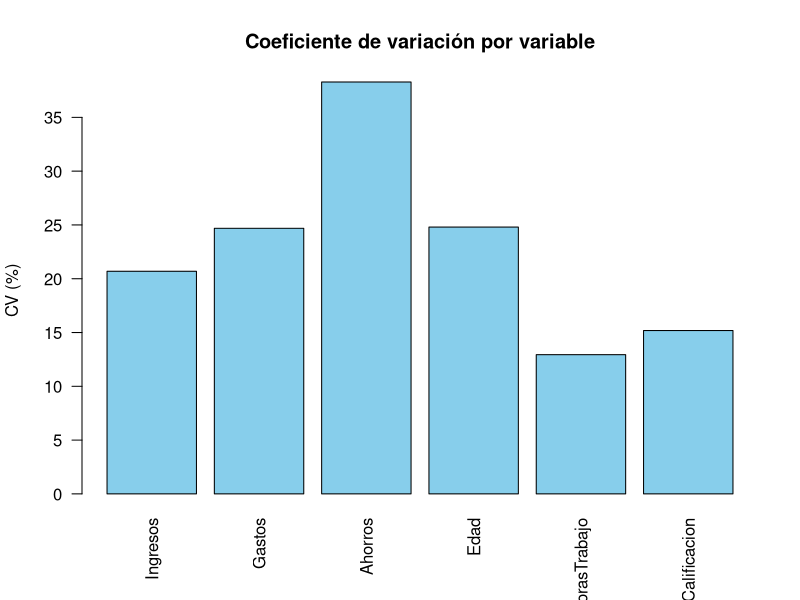

The R source for this figure:
set.seed(42)
n <- 100

datos <- data.frame(
  Ingresos     = rnorm(n, mean = 2500, sd = 500),
  Gastos       = rnorm(n, mean = 1500, sd = 400),
  Ahorros      = rnorm(n, mean = 800,  sd = 300),
  Edad         = rnorm(n, mean = 35,   sd = 10),
  HorasTrabajo = rnorm(n, mean = 40,   sd = 5),
  Calificacion = rnorm(n, mean = 14,   sd = 2)
)


cv <- function(x) {
  sd(x) / mean(x) * 100
}


resultados_cv <- sapply(datos, cv)


print("Coeficiente de variación (%) por variable:")
print(round(resultados_cv, 2))


barplot(resultados_cv,
        main = "Coeficiente de variación por variable",
        ylab = "CV (%)",
        col = "skyblue",
        las = 2)

